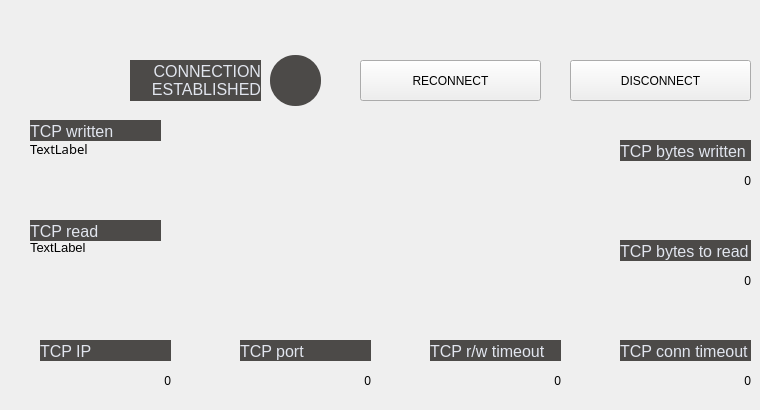
       <widget class="QWidget" name="TCP_PUMP2_tab">
        <attribute name="title">
         <string>    PUMP 2    </string>
        </attribute>
        <widget class="QLabel" name="TCP_PUMP2_lbl_tio_conn">
         <property name="geometry">
          <rect>
           <x>620</x>
           <y>340</y>
           <width>131</width>
           <height>21</height>
          </rect>
         </property>
         <property name="styleSheet">
          <string notr="true">border: 0px;
font-size: 12pt;
background-color: #4c4a48;
color: #E1E5EE;</string>
         </property>
         <property name="text">
          <string>TCP conn timeout</string>
         </property>
         <property name="alignment">
          <set>Qt::AlignBottom|Qt::AlignLeading|Qt::AlignLeft</set>
         </property>
        </widget>
        <widget class="QLabel" name="TCP_PUMP2_lbl_connected">
         <property name="geometry">
          <rect>
           <x>130</x>
           <y>60</y>
           <width>131</width>
           <height>41</height>
          </rect>
         </property>
         <property name="styleSheet">
          <string notr="true">border: 0px;
font-size: 12pt;
background-color: #4c4a48;
color: #E1E5EE;</string>
         </property>
         <property name="text">
          <string>CONNECTION
ESTABLISHED</string>
         </property>
         <property name="alignment">
          <set>Qt::AlignRight|Qt::AlignTrailing|Qt::AlignVCenter</set>
         </property>
        </widget>
        <widget class="QLabel" name="TCP_PUMP2_disp_tio_conn">
         <property name="geometry">
          <rect>
           <x>620</x>
           <y>360</y>
           <width>131</width>
           <height>41</height>
          </rect>
         </property>
         <property name="text">
          <string>0</string>
         </property>
         <property name="alignment">
          <set>Qt::AlignRight|Qt::AlignTrailing|Qt::AlignVCenter</set>
         </property>
        </widget>
        <widget class="QLabel" name="TCP_PUMP2_lbl_ip">
         <property name="geometry">
          <rect>
           <x>40</x>
           <y>340</y>
           <width>131</width>
           <height>21</height>
          </rect>
         </property>
         <property name="styleSheet">
          <string notr="true">border: 0px;
font-size: 12pt;
background-color: #4c4a48;
color: #E1E5EE;</string>
         </property>
         <property name="text">
          <string>TCP IP</string>
         </property>
         <property name="alignment">
          <set>Qt::AlignBottom|Qt::AlignLeading|Qt::AlignLeft</set>
         </property>
        </widget>
        <widget class="QLabel" name="TCP_PUMP2_lbl_tio_rw">
         <property name="geometry">
          <rect>
           <x>430</x>
           <y>340</y>
           <width>131</width>
           <height>21</height>
          </rect>
         </property>
         <property name="styleSheet">
          <string notr="true">border: 0px;
font-size: 12pt;
background-color: #4c4a48;
color: #E1E5EE;</string>
         </property>
         <property name="text">
          <string>TCP r/w timeout</string>
         </property>
         <property name="alignment">
          <set>Qt::AlignBottom|Qt::AlignLeading|Qt::AlignLeft</set>
         </property>
        </widget>
        <widget class="QLabel" name="TCP_PUMP2_disp_port">
         <property name="geometry">
          <rect>
           <x>240</x>
           <y>360</y>
           <width>131</width>
           <height>41</height>
          </rect>
         </property>
         <property name="text">
          <string>0</string>
         </property>
         <property name="alignment">
          <set>Qt::AlignRight|Qt::AlignTrailing|Qt::AlignVCenter</set>
         </property>
        </widget>
        <widget class="QPushButton" name="TCP_PUMP2_btt_reconn">
         <property name="geometry">
          <rect>
           <x>360</x>
           <y>60</y>
           <width>181</width>
           <height>41</height>
          </rect>
         </property>
         <property name="text">
          <string>RECONNECT</string>
         </property>
        </widget>
        <widget class="QLabel" name="TCP_PUMP2_disp_bytesToRead">
         <property name="geometry">
          <rect>
           <x>620</x>
           <y>260</y>
           <width>131</width>
           <height>41</height>
          </rect>
         </property>
         <property name="text">
          <string>0</string>
         </property>
         <property name="alignment">
          <set>Qt::AlignRight|Qt::AlignTrailing|Qt::AlignVCenter</set>
         </property>
        </widget>
        <widget class="QLabel" name="TCP_PUMP2_lbl_bytesWritten">
         <property name="geometry">
          <rect>
           <x>620</x>
           <y>140</y>
           <width>131</width>
           <height>21</height>
          </rect>
         </property>
         <property name="styleSheet">
          <string notr="true">border: 0px;
font-size: 12pt;
background-color: #4c4a48;
color: #E1E5EE;</string>
         </property>
         <property name="text">
          <string>TCP bytes written</string>
         </property>
         <property name="alignment">
          <set>Qt::AlignBottom|Qt::AlignLeading|Qt::AlignLeft</set>
         </property>
        </widget>
        <widget class="QLabel" name="TCP_PUMP2_lbl_bytesToRead">
         <property name="geometry">
          <rect>
           <x>620</x>
           <y>240</y>
           <width>131</width>
           <height>21</height>
          </rect>
         </property>
         <property name="styleSheet">
          <string notr="true">border: 0px;
font-size: 12pt;
background-color: #4c4a48;
color: #E1E5EE;</string>
         </property>
         <property name="text">
          <string>TCP bytes to read</string>
         </property>
         <property name="alignment">
          <set>Qt::AlignBottom|Qt::AlignLeading|Qt::AlignLeft</set>
         </property>
        </widget>
        <widget class="QLabel" name="TCP_PUMP2_disp_bytesWritten">
         <property name="geometry">
          <rect>
           <x>620</x>
           <y>160</y>
           <width>131</width>
           <height>41</height>
          </rect>
         </property>
         <property name="text">
          <string>0</string>
         </property>
         <property name="alignment">
          <set>Qt::AlignRight|Qt::AlignTrailing|Qt::AlignVCenter</set>
         </property>
        </widget>
        <widget class="QLabel" name="TCP_PUMP2_lbl_readBuffer">
         <property name="geometry">
          <rect>
           <x>30</x>
           <y>220</y>
           <width>131</width>
           <height>21</height>
          </rect>
         </property>
         <property name="styleSheet">
          <string notr="true">border: 0px;
font-size: 12pt;
background-color: #4c4a48;
color: #E1E5EE;</string>
         </property>
         <property name="text">
          <string>TCP read</string>
         </property>
         <property name="alignment">
          <set>Qt::AlignBottom|Qt::AlignLeading|Qt::AlignLeft</set>
         </property>
        </widget>
        <widget class="QLabel" name="TCP_PUMP2_indi_connected">
         <property name="geometry">
          <rect>
           <x>270</x>
           <y>55</y>
           <width>51</width>
           <height>51</height>
          </rect>
         </property>
         <property name="styleSheet">
          <string notr="true">border-radius: 25px;
background-color: #4c4a48;</string>
         </property>
         <property name="text">
          <string/>
         </property>
        </widget>
        <widget class="QLabel" name="TCP_PUMP2_disp_tio_rw">
         <property name="geometry">
          <rect>
           <x>430</x>
           <y>360</y>
           <width>131</width>
           <height>41</height>
          </rect>
         </property>
         <property name="text">
          <string>0</string>
         </property>
         <property name="alignment">
          <set>Qt::AlignRight|Qt::AlignTrailing|Qt::AlignVCenter</set>
         </property>
        </widget>
        <widget class="QLabel" name="TCP_PUMP2_lbl_port">
         <property name="geometry">
          <rect>
           <x>240</x>
           <y>340</y>
           <width>131</width>
           <height>21</height>
          </rect>
         </property>
         <property name="styleSheet">
          <string notr="true">border: 0px;
font-size: 12pt;
background-color: #4c4a48;
color: #E1E5EE;</string>
         </property>
         <property name="text">
          <string>TCP port</string>
         </property>
         <property name="alignment">
          <set>Qt::AlignBottom|Qt::AlignLeading|Qt::AlignLeft</set>
         </property>
        </widget>
        <widget class="QLabel" name="TCP_PUMP2_disp_ip">
         <property name="geometry">
          <rect>
           <x>40</x>
           <y>360</y>
           <width>131</width>
           <height>41</height>
          </rect>
         </property>
         <property name="text">
          <string>0</string>
         </property>
         <property name="alignment">
          <set>Qt::AlignRight|Qt::AlignTrailing|Qt::AlignVCenter</set>
         </property>
        </widget>
        <widget class="QLabel" name="TCP_PUMP2_lbl_writeBuffer">
         <property name="geometry">
          <rect>
           <x>30</x>
           <y>120</y>
           <width>131</width>
           <height>21</height>
          </rect>
         </property>
         <property name="styleSheet">
          <string notr="true">border: 0px;
font-size: 12pt;
background-color: #4c4a48;
color: #E1E5EE;</string>
         </property>
         <property name="text">
          <string>TCP written</string>
         </property>
         <property name="alignment">
          <set>Qt::AlignBottom|Qt::AlignLeading|Qt::AlignLeft</set>
         </property>
        </widget>
        <widget class="QLabel" name="TCP_PUMP2_disp_writeBuffer">
         <property name="geometry">
          <rect>
           <x>30</x>
           <y>140</y>
           <width>571</width>
           <height>61</height>
          </rect>
         </property>
         <property name="font">
          <font>
           <family>Bahnschrift</family>
           <pointsize>10</pointsize>
          </font>
         </property>
         <property name="styleSheet">
          <string notr="true">font-size: 10pt</string>
         </property>
         <property name="text">
          <string>TextLabel</string>
         </property>
         <property name="alignment">
          <set>Qt::AlignLeading|Qt::AlignLeft|Qt::AlignTop</set>
         </property>
         <property name="wordWrap">
          <bool>true</bool>
         </property>
        </widget>
        <widget class="QPushButton" name="TCP_PUMP2_btt_discon">
         <property name="geometry">
          <rect>
           <x>570</x>
           <y>60</y>
           <width>181</width>
           <height>41</height>
          </rect>
         </property>
         <property name="text">
          <string>DISCONNECT</string>
         </property>
        </widget>
        <widget class="QLabel" name="TCP_PUMP2_disp_readBuffer">
         <property name="geometry">
          <rect>
           <x>30</x>
           <y>240</y>
           <width>571</width>
           <height>61</height>
          </rect>
         </property>
         <property name="styleSheet">
          <string notr="true">font-size: 10pt</string>
         </property>
         <property name="text">
          <string>TextLabel</string>
         </property>
         <property name="alignment">
          <set>Qt::AlignLeading|Qt::AlignLeft|Qt::AlignTop</set>
         </property>
         <property name="wordWrap">
          <bool>true</bool>
         </property>
        </widget>
        <zorder>TCP_PUMP2_lbl_bytesWritten</zorder>
        <zorder>TCP_PUMP2_lbl_writeBuffer</zorder>
        <zorder>TCP_PUMP2_lbl_readBuffer</zorder>
        <zorder>TCP_PUMP2_lbl_ip</zorder>
        <zorder>TCP_PUMP2_lbl_port</zorder>
        <zorder>TCP_PUMP2_lbl_tio_rw</zorder>
        <zorder>TCP_PUMP2_lbl_tio_conn</zorder>
        <zorder>TCP_PUMP2_lbl_bytesToRead</zorder>
        <zorder>TCP_PUMP2_lbl_connected</zorder>
        <zorder>TCP_PUMP2_disp_tio_conn</zorder>
        <zorder>TCP_PUMP2_disp_port</zorder>
        <zorder>TCP_PUMP2_btt_reconn</zorder>
        <zorder>TCP_PUMP2_disp_bytesToRead</zorder>
        <zorder>TCP_PUMP2_disp_bytesWritten</zorder>
        <zorder>TCP_PUMP2_indi_connected</zorder>
        <zorder>TCP_PUMP2_disp_tio_rw</zorder>
        <zorder>TCP_PUMP2_disp_ip</zorder>
        <zorder>TCP_PUMP2_disp_writeBuffer</zorder>
        <zorder>TCP_PUMP2_btt_discon</zorder>
        <zorder>TCP_PUMP2_disp_readBuffer</zorder>
       </widget>
